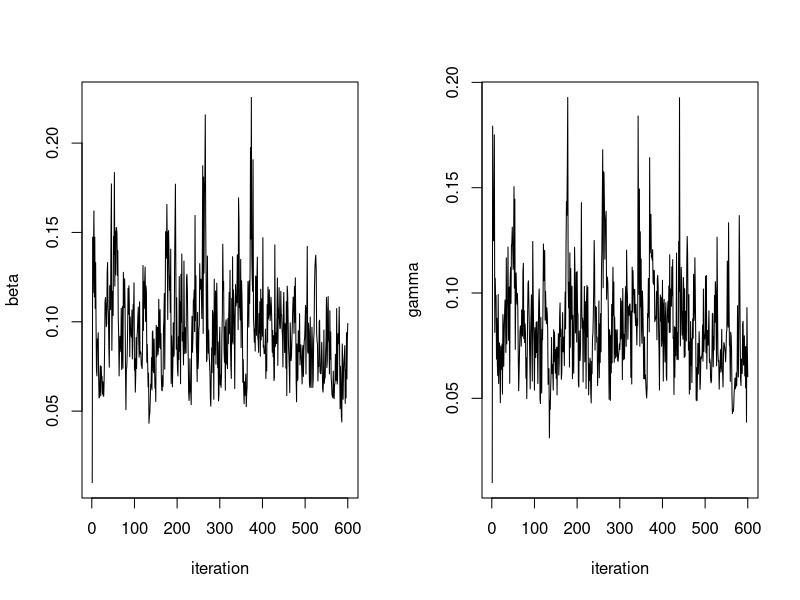
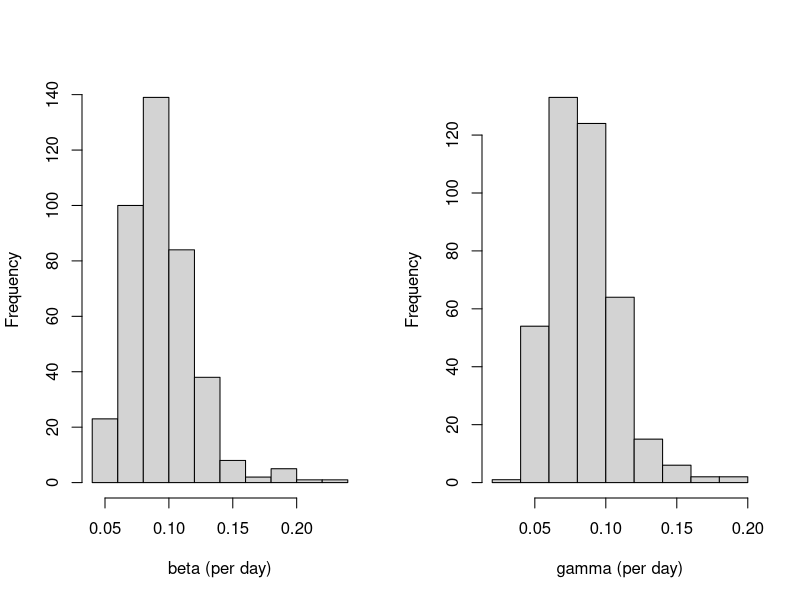
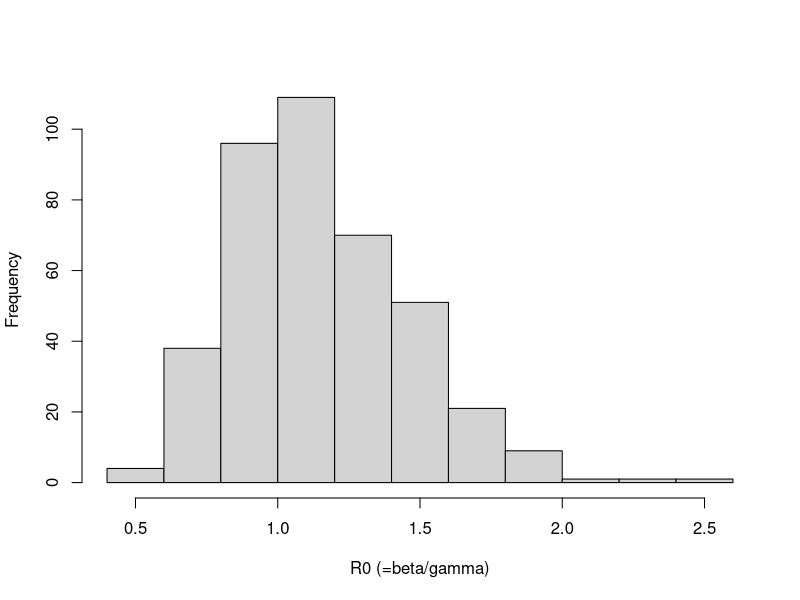

Reproduce these figures in R, in order.
# This source code contains the main program (sampleSIR.R) and
# all required subroutines.
#
# Last updated July 3, 2023

######################
# (1) Program readdata
######################
readdata = function(){
# This function outputs the Abakaliki smallpox data.
# The data points are removal times of the 30 cases that
# occurred during the outbreak. Days are counted from 
# the start of the outbreak which is assumed to coincide
# the the index case's infection. 
# N.B. There were 90 individuals that remained susceptible all through the
#      outbreak competion at day 90. 

return(c(14,27,34,36,39,39,39,40,44,49,52,54,54,56,56,61,64,65,69,69,70,71,72,74,74,75,80,80,85,90))
}

############################
# (2) Program initializedata
############################
initializedata = function(remtimes){
#
# This function initializes the complete data for the
# general epidemic model with observed removal times. 
# The complete data contains infection and removal times 
# of the 'n' (= 30 in our example) individuals that were infected 
# during the oubreak.
#
# For each individual, the initial value of the infection 
# time is taken to be halfway between time 0 and the time 
# of removal for the individual.
#
# N.B. There are M-n (= 120-30 = 90)individuals that do not
#      acquire infection during the outbreak. These data are
#      not coded in the complete data matrix but need to be taken
#      into account when calculating the complete data likelihood.
#
# INPUT remtimes        = the removal times as a vector (of length n)
# OUTPUT initializedata = a complete data matrix (nx2 matrix)

# Reserve space the complete data matrix
n            = length(remtimes) # The total number of infected during the outbreak
completedata = matrix(0,n,2)
completedata = as.data.frame(completedata)
colnames(completedata) = c("infectiontime","removaltime")

# The data for the index case is on the first row:
completedata[1,] = c(0,remtimes[1]) # infection at time 0, removal as in the input

# Initialize the infection times for cases 2,...,n
inftimes = rep(0,n)
for (k in 2:n){  
   inftimes[k]      = inftimes[k-1] + (remtimes[k-1]-inftimes[k-1])/2
   completedata[k,] = c(inftimes[k],remtimes[k])
   }

# The output: the complete data matrix
return(completedata)

}


###########################
# (3) Program loglikelihood
###########################
loglikelihood = function(A,M,bet,gam){
#
# This function calculates the value of the log-likelihood.
# The likelihood is based on *individual* histories
# of infection and removal times in the general epidemic model.
# See the lecture notes (p. 19) and the instructions to this exercise.
#
# INPUT A       = the complete data matrix: a nx2 matrix, including
#                 the infection and removal times for the n infected
#                 individuals in the data
#       M       = the total number of individuals in the community
#       bet,gam = the current iterates of the model parameters
#
# OUTPUT = the value of the log-likelihood.
#
# N.B.     If the complete data matrix is such that
#          the number of infectious or susceptibles is
#          zero during the outbreak, value -Inf is returned.
#          This notifies an impossible realisation in the model.
#
# N.B.     The likelihood function is based on *individual* event-histories.
#          This agrees with the actual augmentation routine (update_inftimes.R),
#          in which unknown *individual* infection times are sampled 
#          conditionally on each individual's removal time.
#
# This subroutine is called by function update_inftimes.R.

# The number of infected individuals during the entire outbreak, including the index case 
n = dim(A)[1]

# 'Recode' the infection and removal times
inftimes = cbind(rep(1,n),A[,1])    # 1 = infection
remtimes = cbind(rep(0,n),A[,2])    # 0 = removal
times    = rbind(inftimes,remtimes) 

# Sort the infection and removal times in ascending order
c     = sort(times[,2],index.return=TRUE)
times = times[c$ix,]

# The indicator vector for infection events
indicator = times[,1]

# The  indices of the infection times
infection = which(indicator==1)

# Reserve space: the numbers of infected at each of the n-1 infections
no_infected        = rep(0,n-1)

#
for (i in 2:n){

# The number of infections before the infection in qustion
ninf = sum(indicator[1:(infection[i]-1)] == 1) 

# The number of removals before the infection in question
nrem = sum(indicator[1:(infection[i]-1)] == 0)

# The number of infected individuals at the time of the infection in question
no_infected[i-1] = ninf-nrem

}

#########################################################################
# The log-likelihood contributions: cf. the instructions to this practical
#########################################################################

# The log-likelihood contribution from the removals
c1 = (n-1)*log(bet)

# The log-likelihood contribution from the infections
c2 = n*log(gam) + sum(log(no_infected))

# Calculate the contribution of the integral term 
c3 = -gam*totaltime_infected(A) - (bet/M)*totaltime_infpressure(A,M)

# Output: the log-likelihood
return(c1+c2+c3)
 
}

###################################
# (4) Program totaltime_infpressure
###################################
totaltime_infpressure = function(completedata,M){
#
# This function calculates the values of integral 
# int_0^T S(u)I(u)du. This is the total time of
# infectious pressure in the study population. It can also
# interpreted as the total time spent susceptible, weighted
# by the number of infectives.
#
# N.B. This function takes into account also the contribution
#      from the 90 individuals that did not acquire infection
#      during the outbreak.
#
# INPUT completedata = the complete data matrix
#       M            = the total number of individuals
#
# OUTPUT = the value of the integral
#
# This subroutine is called by function update_beta.R.
# This subroutine calls function totaltime_infected.R.

# The number of individuals with infection during the outbreak
Ninf = dim(completedata)[1] 

# The number of individuals the remain suseptible
Nsusc = M-Ninf    

# The infection and removal times 
inftimes = completedata$infectiontime
remtimes = completedata$removaltime

# Initialise the total time of infectious pressure
totaltime = 0

# Calculate the contribution to the total time of infectious pressure
# from those that acquire infection during the outbreak
for (k in 1:Ninf){
 for (j in 1:Ninf){
   t1        = min(remtimes[k],inftimes[j])
   t2        = min(inftimes[k],inftimes[j])
   totaltime = totaltime + (t1-t2)
 }
}


# Add the contribution of all those that remain susceptible throughout
# the outbreak
inftime   = totaltime_infected(completedata) # The total time spent infective
totaltime = totaltime + Nsusc*inftime        #

# The output
return(totaltime)
}

#################################
# (5) Program totaltime_infected
#################################
totaltime_infected = function(completedata){
#
# This function calculates the value of the integral int_0^T I(u)du.
# This is the total time spent infected during the oubreak
# in the study population.
#
# INPUT  completedata  = the complete data matrix
#
# OUTPUT    = the total time spent infected in the study population
#
# This subroutine is called by function update_gamma.R.

# The total sum of the durations of infected periods in the individuals 
return(sum(completedata$removaltime-completedata$infectiontime))

}


#############################
# (6) Program update_inftimes
#############################
update_inftimes = function(completedata,M,bet,gam){
#
# This function updates the unknown infection times
# in the general epidemic model with observed removal times.
# Each of the unknown times is updated separately using
# a Metropolis-Hastings step.
#
# INPUT completedata  = the complete data matrix
#       M             = the total number of individuals
#       bet,gam       = the current iterates of the model parameters
#
# OUTPUT update_times = the updated complete data matrix
#
# This function calls subroutine loglikelihood.R.

# The number of infection times, including the index case
n = length(completedata$infectiontime)

# Iterate over all unknown infection times
for (i in 2:n){

 # The value of the current log-likelihood
 loglikelihood.old = loglikelihood(completedata,M,bet,gam)

 # Propose a new infection time for individual i, uniformly
 # between 0 and the removal time of the individual
 infectiontime.new = runif(1,0,completedata[i,]$removaltime)

 # The modified data matrix: 
 # replace the current infection time with the proposal
 completedata.new                   = completedata
 completedata.new[i,]$infectiontime = infectiontime.new
 
 # The value of the log-likelihood under the modified process
 loglikelihood.new = loglikelihood(completedata.new,M,bet,gam)

 # Using the Metropolis-Hastings method, decide if the
 # proposal is accepted 
 if ( log(runif(1,0,1)) < (loglikelihood.new-loglikelihood.old)){
    completedata = completedata.new # accept 
    }

 # N.B. If the proposal was not accepted, the old complete data
 # matrix will be returned
    
 }

# Return the updated complete data matrix
return(completedata);

}


##########################
# (7) Program update_beta
##########################
update_beta = function(completedata,M){
#
# This function updates parameter 'beta' from its 
# full conditional posterior distribution under
# complete data in the general epidemic model.
#
# INPUT completedata = the complete data matrix
#       M            = the total number of individuals
# 
# OUPUT update_beta  = a Gibbs iterate of parameter 'beta' 
#
# This function calls subroutine totaltime_infpressure.R.
# This function is called by function sampleSIR.R.

# The number of infections, excluding the index case
N.infections = dim(completedata)[1] - 1

# The parameters defining the Beta prior of parameter 'beta'
nu.beta = 0.0001 # 0.0001, 10 
la.beta = 0.0001 # 0.0001, 100

# The parameters of the full conditional (Beta) distribution of parameter 'beta'
al = N.infections + nu.beta
be = (1/M)*totaltime_infpressure(completedata,M) + la.beta

# Draw and return one Gamma(al,be) random variate
return(rgamma(1,al,be))

}

##########################
# (8) Program update_gamma
##########################
update_gamma = function(completedata){
#
# This function updates parameter 'gamma' from its
# full conditional posterior distribution under 
# complete data in the general epidemic model.
#
# INPUT completedata  = the complete data matrix
#
# OUTPUT update_gamma = a Gibbs update of parameter 'gamma'
#
# This function calls routines totaltime_infected.R.
# This function is called by functions sampleSIR.R 

# The number of removals during the outbreak
n = dim(completedata)[1]

# The parameters defining the Beta prior of parameter 'gam'
nu.gam = 0.0001  # 0.0001, 10
la.gam = 0.0001 # 0.0001, 100

# The parameters of the full conditional distribution of parameter 'gam'
al = n + nu.gam
be = totaltime_infected(completedata) + la.gam

# Draw and return one Gamma(al,be) random variate
return(rgamma(1,al,be))

}


########################
# (9) Program sampleSIR
########################
sampleSIR = function(remtimes,M,mcmc.size){
#
# This function draws samples from the joint posterior 
# distribution of the two model parameters ('beta' and 'gamma') and 
# the unobserved infection times in the general epidemic model with
# observed removal times.
# 
# The time origin t=0 is taken to be the time when the index
# case becomes infected. The index case's removal time is the
# first one in the input vector 'remtimes'.
#
# The analysis is based on augmenting the set of model unknowns 
# with the unobserved infection times. The infection and removal times
# are implemented as *individual-based* event histories. This affects 
# the choice of the form of the likelihood: see the lecture notes 
# and the instructions to this exercise.
#
# INPUT  remtimes  = the removal times (in ascending order)
#        M         = the total number of individuals in the community
#        mcmc.size = the number of MCMC iterations to be performed
#
# OUTPUT sampleSIR = a (mcmc.size)x2 matrix, the columns including the MCMC 
#                    samples of parameters 'beta' and 'gamma'
#
# This function calls subroutines initializedata.R, update_beta.R, 
# update_gamma.R, and update_inftimes.R.

# (a) Reserve space for the MCMC output
mcmc.samples           = matrix(0,mcmc.size,2) 
mcmc.samples           = as.data.frame(mcmc.samples)
colnames(mcmc.samples) = c("beta","gamma")

# (b) Initialize the model unknowns
bet          = 0.01 # infection rate
gam          = 0.01 # recovery rate
completedata = initializedata(remtimes) # initialize the complete data matrix
                                        # with 2 columns: infection times and
                                        # removal times

# Store the initial values
mcmc.samples[1,]$beta  = bet
mcmc.samples[1,]$gamma = gam

# The MCMC iterations
for (i in 2:mcmc.size){

   # Update the parameters and the unknown infection times 
   bet          = update_beta(completedata,M)             # (c) parameter beta
   gam          = update_gamma(completedata)              # (d) parameter gamma
   completedata = update_inftimes(completedata,M,bet,gam) # (e) unobserved infection times

   # Store the current iterates for 'beta' and 'gamma'
   mcmc.samples[i,]$beta  = bet
   mcmc.samples[i,]$gamma = gam

   }

# Return the MCMC sample of the two model parameters
return(mcmc.samples)

}


#######################################################
#######################################################

# Read in the data and draw the MCMC samples
remtimes    = readdata()
mcmc.size   = 600
mcmc.sample = sampleSIR(remtimes,M=120,mcmc.size)

# Plot the sample paths
par(mfrow=c(1,2))
plot(mcmc.sample$beta,type="l",xlab="iteration",ylab="beta")
plot(mcmc.sample$gam,type="l",xlab="iteration",ylab="gamma")

# Plot the histograms of the posterior distributions after 
# discarding a number of burn-in samples
burnin = 200
retain.sample = mcmc.sample[burnin:mcmc.size,]
hist(retain.sample$beta,xlab="beta (per day)",main=" ")
hist(retain.sample$gam,xlab="gamma (per day)",main=" ")

# Plot the posterior distribution of the 'reproduction number'
par(mfrow=c(1,1))
hist(retain.sample$bet/retain.sample$gam,main="",xlab='R0 (=beta/gamma)')

